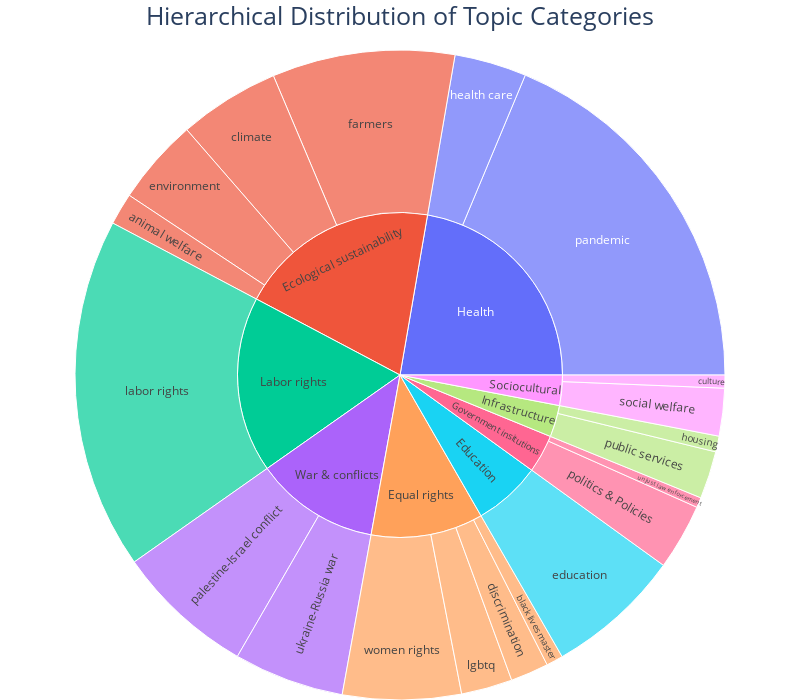

Notebook code for this chart:
### Code cell
data_for_sunburst = []

original_topic_counts = {
    'labor rights': 19357,
    'politics & Policies': 3633,
    'education': 7445,
    'environment': 4742,
    'climate': 5551,
    'farmers': 10047,
    'animal welfare': 1749,
    'palestine-Israel conflict': 7632,
    "ukraine-Russia war": 6074,
    'lgbtq': 2814,
    'black lives master': 924,
    'discrimination': 2094,
    'women rights': 6514,
    'pandemic': 20684,
    'health care': 3965,
    'public services': 2620,
    'housing': 868,
    'culture': 716,
    'social welfare': 2620,
    'unjust law enforcement': 554,
}

for original_topic, count in original_topic_counts.items():
    mapped_key = original_topic
    if original_topic == 'environment' and 'Environment' in class_mapping:
        mapped_key = 'Environment'

    if mapped_key in class_mapping:
        parent_category = class_mapping[mapped_key]
        data_for_sunburst.append({
            'Category': parent_category,
            'Subcategory': original_topic,
            'Count': count
        })
    else:
        print(f"Warning: Original topic '{original_topic}' not found in class_mapping. It will not be plotted.")

df_sunburst = pd.DataFrame(data_for_sunburst)

fig = px.sunburst(
    df_sunburst,
    path=['Category', 'Subcategory'],
    values='Count',
    title='Hierarchical Distribution of Topic Categories',
    width=800,
    height=700,
    hover_data={'Count': ':.0f'} 
)

fig.update_layout(
    title={
        "text": "Hierarchical Distribution of Topic Categories",
        "x": 0.5,
        "font": {"size": 25}
    },
    margin=dict(t=50, l=0, r=0, b=0) 
)

fig.show()

### Figure 1 — Plotly figure (JSON) as saved in the notebook; plotly's stock layout.template omitted (floating-point values rounded to 4 significant figures)
{"data": [{"branchvalues": "total", "customdata": [[19360.0], [3633.0], [7445.0], [4742.0], [5551.0], [10050.0], [1749.0], [7632.0], [6074.0], [2814.0], [924.0], [2094.0], [6514.0], [20680.0], [3965.0], [2620.0], [868.0], [716.0], [2620.0], [554.0], [19360.0], [4187.0], [7445.0], [22090.0], [13710.0], [12350.0], [24650.0], [3488.0], [3336.0]], "domain": {"x": [0, 1], "y": [0, 1]}, "hovertemplate": "labels=%{label}<br>Count=%{customdata[0]:.0f}<br>parent=%{parent}<br>id=%{id}<extra></extra>", "ids": ["Labor rights/labor rights", "Government insitutions/politics & Policies", "Education/education", "Ecological sustainability/environment", "Ecological sustainability/climate", "Ecological sustainability/farmers", "Ecological sustainability/animal welfare", "War & conflicts/palestine-Israel conflict", "War & conflicts/ukraine-Russia war", "Equal rights/lgbtq", "Equal rights/black lives master", "Equal rights/discrimination", "Equal rights/women rights", "Health/pandemic", "Health/health care", "Infrastructure/public services", "Infrastructure/housing", "Sociocultural/culture", "Sociocultural/social welfare", "Government insitutions/unjust law enforcement", "Labor rights", "Government insitutions", "Education", "Ecological sustainability", "War & conflicts", "Equal rights", "Health", "Infrastructure", "Sociocultural"], "labels": ["labor rights", "politics & Policies", "education", "environment", "climate", "farmers", "animal welfare", "palestine-Israel conflict", "ukraine-Russia war", "lgbtq", "black lives master", "discrimination", "women rights", "pandemic", "health care", "public services", "housing", "culture", "social welfare", "unjust law enforcement", "Labor rights", "Government insitutions", "Education", "Ecological sustainability", "War & conflicts", "Equal rights", "Health", "Infrastructure", "Sociocultural"], "name": "", "parents": ["Labor rights", "Government insitutions", "Education", "Ecological sustainability", "Ecological sustainability", "Ecological sustainability", "Ecological sustainability", "War & conflicts", "War & conflicts", "Equal rights", "Equal rights", "Equal rights", "Equal rights", "Health", "Health", "Infrastructure", "Infrastructure", "Sociocultural", "Sociocultural", "Government insitutions", "", "", "", "", "", "", "", "", ""], "type": "sunburst", "values": [19360.0, 3633.0, 7445.0, 4742.0, 5551.0, 10050.0, 1749.0, 7632.0, 6074.0, 2814.0, 924.0, 2094.0, 6514.0, 20680.0, 3965.0, 2620.0, 868.0, 716.0, 2620.0, 554.0, 19360.0, 4187.0, 7445.0, 22090.0, 13710.0, 12350.0, 24650.0, 3488.0, 3336.0]}], "layout": {"height": 700, "legend": {"tracegroupgap": 0}, "margin": {"b": 0, "l": 0, "r": 0, "t": 50}, "title": {"font": {"size": 25}, "text": "Hierarchical Distribution of Topic Categories", "x": 0.5}, "width": 800}}
